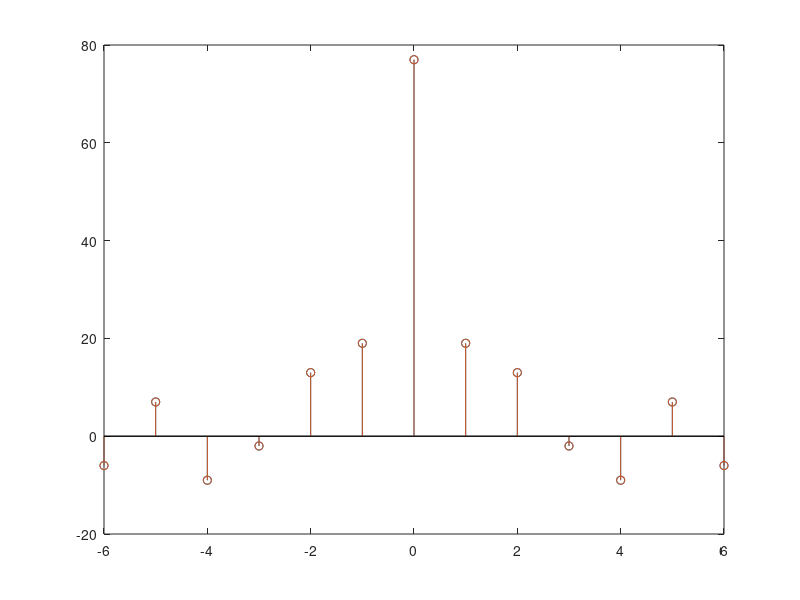

Here is the MATLAB script that generated this plot:
clc;
clear all;
close all;

x = [2 -1 3 7 1 2 -3];

%x = input('Enter the 1st Sequence : '); 

xBar = fliplr(x);
len = length(x)*2 - 1;

X = [x,zeros(1,length(x))];
Y = [xBar,zeros(1,length(x))];

result = zeros(1,len);

for i=1:len
    for j=1:i
        result(i) = result(i) + X(j) * Y(i+1-j);
    end
end


lag = -(length(xBar)-1):1:(length(x)-1);
stem(lag,result);
result
lag
hold on;

%with built in function
[r,ll] = xcorr(x,x);
r
ll
stem(ll,r);
